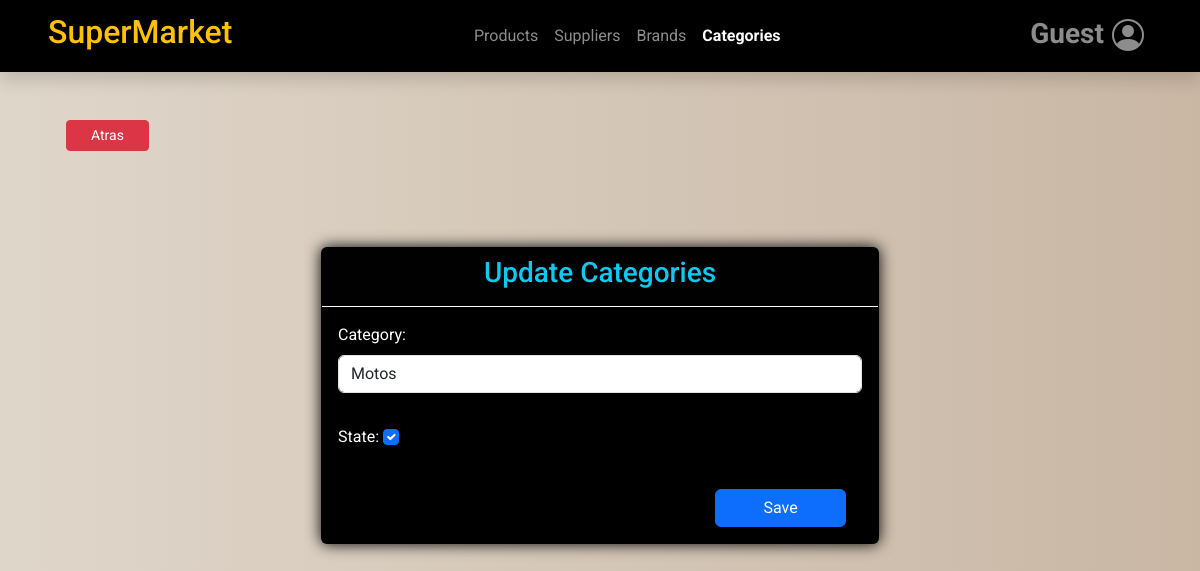
The app's page /categories/update_category/3/ with its own data.
### ventas/models.py (models this page shows, shortened)
class Company(models.Model):
    business_name = models.CharField(max_length=100)
    ruc = models.BigIntegerField(unique=True)  # BigIntegerField si el RUC puede ser un número grande

class Category(models.Model):
    description = models.CharField(verbose_name='Categoria',max_length=100)
    user = models.ForeignKey(User,on_delete=models.CASCADE)
    created = models.DateTimeField(auto_now_add=True)
    updated = models.DateTimeField(auto_now=True)
    state = models.BooleanField('Activo', default = True)
    class Meta:
        verbose_name = 'Categoria'
        verbose_name_plural = 'Categorias'
        ordering = ['description']
        indexes = [models.Index(fields=['description']),]

### ventas/views.py (the view)
# urls.py: path('categories/update_category/<int:category_id>/', views.update_category, name='update_category'),
def update_category(request, category_id):
    category = get_object_or_404(Category, pk=category_id)
    if request.method == 'POST':
        form = CategoryForm(request.POST, instance=category)
        if form.is_valid():
            form.save()
            return redirect('ventas:categories')
        else:
            return render(request, 'ventas/categories/update_category.html', {
                'form': CategoryForm(),
                'error_message': form.errors,
                'title1': "Categories",
                'title2': "Update Categories",
                'category': category,
                'company': company,
            })
    else:
        form = CategoryForm(instance=category)
        data = {
            'form': form,
            "title1": "Categories",
            "title2": "Update Categories",
            'category': category,
            'company': company,
        }
        return render(request, 'ventas/categories/update_category.html', data)

### ventas/forms.py
class CategoryForm(ModelForm):
    class Meta:
        model = Category
        fields = ['description', 'state']

### templates/ventas/categories/update_category.html (shortened to what this page needs)
{% extends 'base.html' %}
{% block content %}
<div class="container mt-5">
    <div class="mx-4">
        <a class="btn btn-danger btn-sm px-4" href="{% url 'ventas:categories' %}">Atras</a>
    </div>
    <div class="row">
        <div class="col mt-5 pt-5">
            <div class="card bg-black w-50 mx-auto">
                <div class="card-header text-info border-white text-center">
                    <h3>{{ title2 }}</h3>
                </div>
                <div class="card-body text-white">
                    <form method="POST" id="BrandForm">
                        <div class="row">
                            <div class="col-sm-12 mb-3">
                                <label for="id_description" class="form-label">Category:</label>
                                <input type="text" name="description" class="form-control" value="{{ category.description }}" required id="id_description">
                            </div>
                            <div class="col-sm-12 my-3">
                                <label for="id_state" class="form-label">State:</label>
                                <input type="checkbox" name="state" class="form-check-input" id="id_state" {% if category.state %}checked{% endif %}>
                            </div>
                            </div>
                            <div class="col-12 text-end border-white mt-3">
                                <button type="submit" class="btn btn-primary w-25 mx-3">Save</button>
                            </div>
                        </div>
                </div>
            </div>
        </div>
    </div>
{% endblock %}

### templates/base.html (shortened to what this page needs)
<!doctype html>
<html lang="en">
<head>
    {% load static %}
    <link href="https://cdn.jsdelivr.net/npm/bootstrap@5.3.3/dist/css/bootstrap.min.css" rel="stylesheet"
>
    <link rel="stylesheet" href="https://cdn.jsdelivr.net/npm/bootstrap-icons@1.10.5/font/bootstrap-icons.css">
    <link rel="stylesheet" type="text/css" href="{% static 'css/main.css' %}">
</head>
<body>
    <header id="header" class="shadow">
        <nav class="navbar navbar-expand-lg bg-black navbar-dark sticky-top justify-content-between" id="nav">
            <a href="#" class="navbar-brand mx-5">
                <h2 class="text-warning">{{ company.business_name }}</h2>
            </a>
            <div class="collapse navbar-collapse flex-grow-0 mx-5" id="contenido-nav">
                <ul class="navbar-nav">
                    <li class="nav-item">
                        <a href="{% url 'ventas:products' %}"
                            class="nav-link {% if '/products/' in request.path %}active fw-bold{% endif %}">
                            Products
                        </a>
                    </li>
                    <li class="nav-item">
                        <a href="{% url 'ventas:suppliers' %}"
                            class="nav-link {% if '/suppliers/' in request.path %}active fw-bold{% endif %}">
                            Suppliers
                        </a>
                    </li>
                    <li class="nav-item">
                        <a href="{% url 'ventas:brands' %}"
                            class="nav-link {% if '/brands/' in request.path %}active fw-bold{% endif %}">
                            Brands
                        </a>
                    </li>
                    <li class="nav-item">
                        <a href="{% url 'ventas:categories' %}"
                            class="nav-link {% if '/categories/' in request.path %}active fw-bold{% endif %}">
                            Categories
                        </a>
                    </li>
                </ul>
            </div>
            <div class="collapse navbar-collapse flex-grow-0 mx-5" id="contenido-nav">
                <ul class="navbar-nav">
                    <li class="nav-item dropdown">
                        <div class="btn-group">
                            <a href="#" class="nav-link dropdown fs-3 d-flex align-items-center" id="btn-dropdown-informacion"
                                data-bs-toggle="dropdown" aria-haspopup="true" aria-expanded="true">
                                <div class="d-flex flex-column me-2 fw-bolder">
                                    {% if user.is_authenticated %}
                                    <span class="fs-6">{{ user.username }}</span>
                                    {% else %}
                                    <span>Guest</span>
                                    {% endif %}
                                </div>
                                <i class="bi bi-person-circle"></i>
                            </a>
                        </div>
                    </li>
                </ul>
            </div>
        </nav>
    </header>
    <main id="content">
        {% block content %}{% endblock content %}
    </main>
</body>
</html>

### static/css/main.css (style rules this page uses)
body { font-family: 'Roboto', sans-serif; margin: 0; padding: 0; color: #333333; background: linear-gradient(to right, rgb(231, 200, 170), rgb(223, 214, 202) 0%, #c9b7a4 100%); }
.card { box-shadow: 0 0 15px 0 black; }
.nav-link.dropdown { display: flex; align-items: center; padding: 0; }
.nav-link.dropdown .bi-person-circle { font-size: 2rem; }
.nav-link.dropdown .flex-column { display: flex; flex-direction: column; align-items: flex-start; margin-top: -4px; }

### records on screen
Company: business_name "SuperMarket"
Category: description "Motos", state "☑"

### other values on screen
{{ title2 }} "Update Categories"
